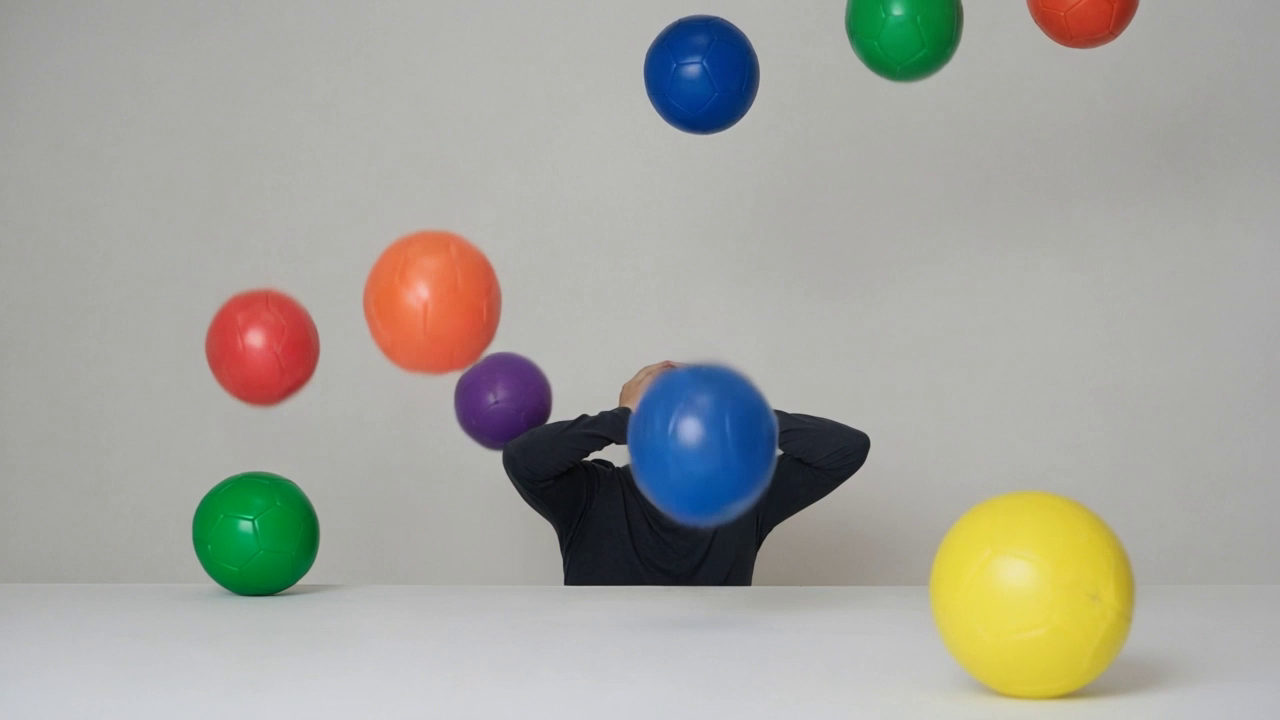
#> input picture frame 60 of vis101/segmentacao-por-cor/data/chuva-bolas-3cores.mp4, 1280 x 720 px
$ jupyter execute segmentacao_por_cor_hsv.ipynb   (shell and % lines are left out)
#> lines starting #> are read from the running program, lines starting #| are printed output that depends on the picture; after the words box and inside, x2 and y2 are one past the last pixel; in counts of white or black regions, pixels touching at a corner belong together
<div style="background-color: #f8f9fa; padding: 20px; border-radius: 10px; box-shadow: 0 4px 6px rgba(0, 0, 0, 0.1);">
  <div style="display: flex; justify-content: space-between; align-items: center;">

    <div style="text-align: right;">
<h1 style="color: #007bff; margin: 0; font-size: 24px;">Pós-Graduação em Visão Computacional</h1>
    </div>
</div>
<hr style="border: none; height: 1px; background-color: #007bff; margin: 20px 0;">
<h3 style="color: #343a40; margin: 0; font-size: 20px;"><strong>VIS101: Fundamentos da Visão Computacional</strong></h3>
<p style="color: #6c757d; margin: 5px 0 0; font-size: 14px;"><strong>Instrutor:</strong> Carlos Melo, MSc.</p>
</div>

<a href="https://colab.research.google.com/github/carlosfab/visao-computacional/blob/main/vis101/segmentacao-por-cor/segmentacao_por_cor_hsv.ipynb" target="_parent"></a>

# Segmentação por cor em vídeo

Aplicação da segmentação por faixa de cor, apresentada no notebook de espaços de cor, a um vídeo com objetos de cores distintas. O objetivo é isolar apenas as cores de interesse.

## Preparação

[cell 1]
import cv2
import numpy as np
import matplotlib.pyplot as plt

plt.rcParams.update({'figure.figsize': (10, 5), 'font.size': 12})

## Um quadro do vídeo

`CAP_PROP_POS_FRAMES` posiciona a leitura no quadro desejado. O quadro retornado é uma matriz BGR.

[cell 2]
cap = cv2.VideoCapture('data/chuva-bolas-3cores.mp4')
cap.set(cv2.CAP_PROP_POS_FRAMES, 60)
ok, frame = cap.read()
#> frame is the input picture: shape (720, 1280, 3); mean B, G, R 157.9, 164.3, 165
cap.release()

plt.imshow(cv2.cvtColor(frame, cv2.COLOR_BGR2RGB))
plt.axis('off')
plt.show()

## Segmentação de uma cor

Conversão para HSV e seleção por faixa com `cv2.inRange`. Os limites mínimos de saturação e valor excluem o fundo, de baixa saturação.

[cell 3]
hsv = cv2.cvtColor(frame, cv2.COLOR_BGR2HSV)
#> hsv: shape (720, 1280, 3); mean H, S, V 41.9, 32.2, 172.3

azul = cv2.inRange(hsv, (95, 80, 40), (130, 255, 255))
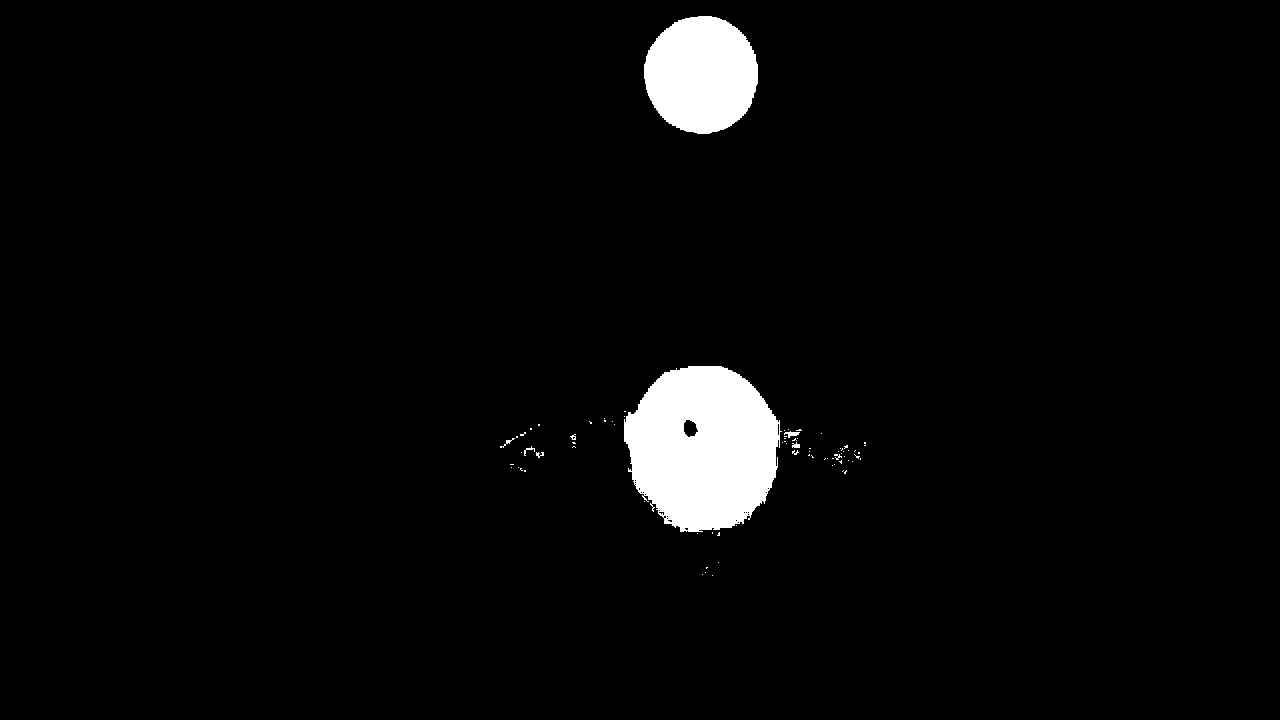
#> azul: shape (720, 1280); 3.3% white; 78 white regions (69 under 20 px), largest, box (x1, y1, x2, y2) and area: (624, 366, 782, 532) 19844, (644, 16, 758, 134) 10556, (784, 431, 800, 438) 56
plt.imshow(azul, cmap='gray')
plt.axis('off')
plt.show()

[cell 4]
res = cv2.bitwise_and(frame, frame, mask=azul)
plt.imshow(cv2.cvtColor(res, cv2.COLOR_BGR2RGB))
plt.axis('off')
plt.show()

## Múltiplas cores

Uma faixa por cor; as máscaras são combinadas com `cv2.bitwise_or`. A abertura morfológica remove ruído pontual.

[cell 5]
faixas = {
    'amarelo': ((20, 80, 80), (35, 255, 255)),
    'verde':   ((40, 60, 40), (85, 255, 255)),
    'azul':    ((95, 80, 40), (130, 255, 255)),
}

[cell 6]
mask = np.zeros(hsv.shape[:2], np.uint8)
for lo, hi in faixas.values():
    mask = cv2.bitwise_or(mask, cv2.inRange(hsv, np.array(lo), np.array(hi)))
mask = cv2.morphologyEx(mask, cv2.MORPH_OPEN, np.ones((5, 5), np.uint8))
#> mask: shape (720, 1280); 9.2% white; 5 white regions, box (x1, y1, x2, y2) and area: (930, 490, 1134, 702) 34130, (624, 366, 780, 532) 19601, (192, 472, 320, 597) 12585, (644, 16, 758, 134) 10555, (846, 0, 962, 82) 7879

seg = cv2.bitwise_and(frame, frame, mask=mask)
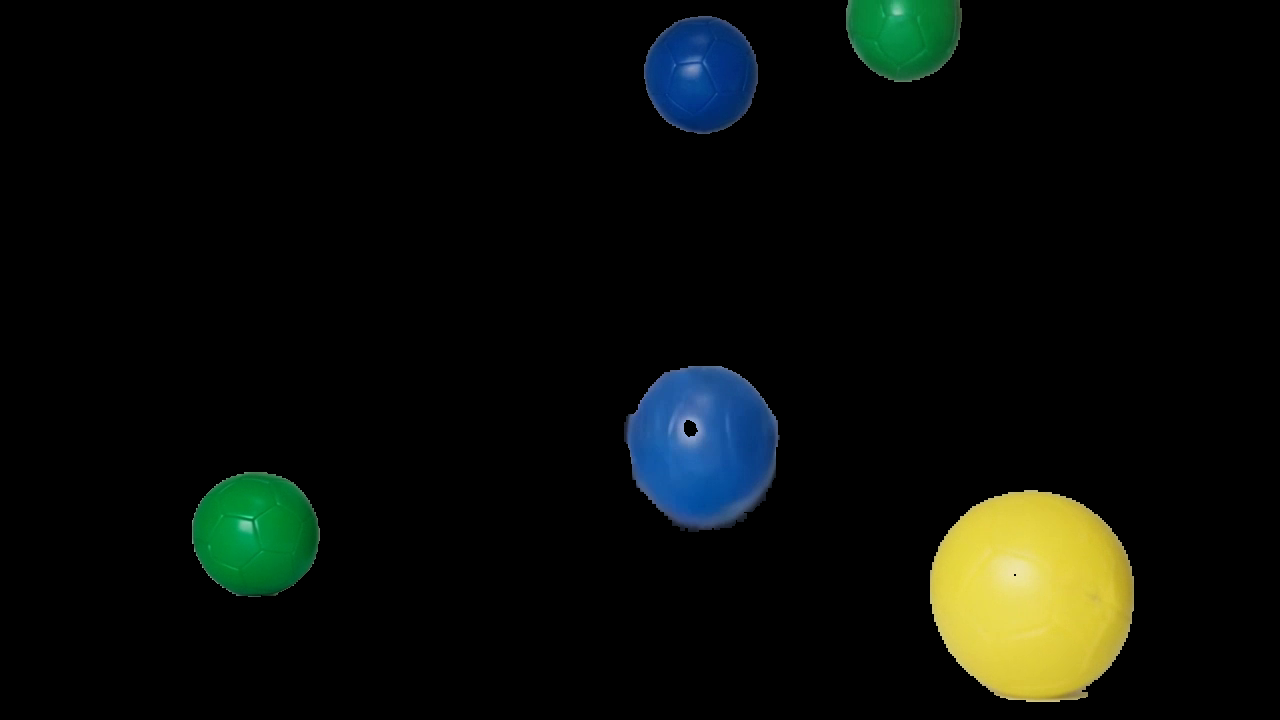
#> seg: shape (720, 1280, 3); mean B, G, R 8.6, 12.8, 9.3
plt.imshow(cv2.cvtColor(seg, cv2.COLOR_BGR2RGB))
plt.axis('off')
plt.show()

## Calibração de faixas

Os limites de uma faixa são determinados empiricamente. Com `ipywidgets`, os limites tornam-se controles deslizantes e a máscara é recalculada a cada ajuste. Exercício: determinar a faixa da bola vermelha, considerando a posição do vermelho no eixo H.

[cell 7]
try:
    from google.colab import output
    output.enable_custom_widget_manager()
except Exception:
    pass
from ipywidgets import interact

[cell 8]
def testar(h_min, h_max, s_min, v_min):
    m = cv2.inRange(hsv, (h_min, s_min, v_min), (h_max, 255, 255))
    plt.imshow(m, cmap='gray')
    plt.axis('off')
    plt.show()

interact(testar, h_min=(0, 179, 1), h_max=(0, 179, 1),
         s_min=(0, 255, 1), v_min=(0, 255, 1));
#> the sliders are set to h_min = 89, h_max = 89, s_min = 127, v_min = 127
#> in testar, `m = cv2.inRange(hsv, (h_min, s_min, v_min), (h_max, 255, 255))`: m: shape (720, 1280); every value is 0

## Aplicação ao vídeo

O procedimento é encapsulado em uma função aplicável a cada quadro.

[cell 9]
def segmentar(frame):
    hsv = cv2.cvtColor(frame, cv2.COLOR_BGR2HSV)
    m = np.zeros(hsv.shape[:2], np.uint8)
    for lo, hi in faixas.values():
        m = cv2.bitwise_or(m, cv2.inRange(hsv, np.array(lo), np.array(hi)))
    m = cv2.morphologyEx(m, cv2.MORPH_OPEN, np.ones((5, 5), np.uint8))
    return cv2.bitwise_and(frame, frame, mask=m)

[cell 10]
cap = cv2.VideoCapture('data/chuva-bolas-3cores.mp4')
quadros = []
for i in [30, 60, 90]:
    cap.set(cv2.CAP_PROP_POS_FRAMES, i)
    ok, f = cap.read()
    quadros.append(f)
#> this loop made 3 passes
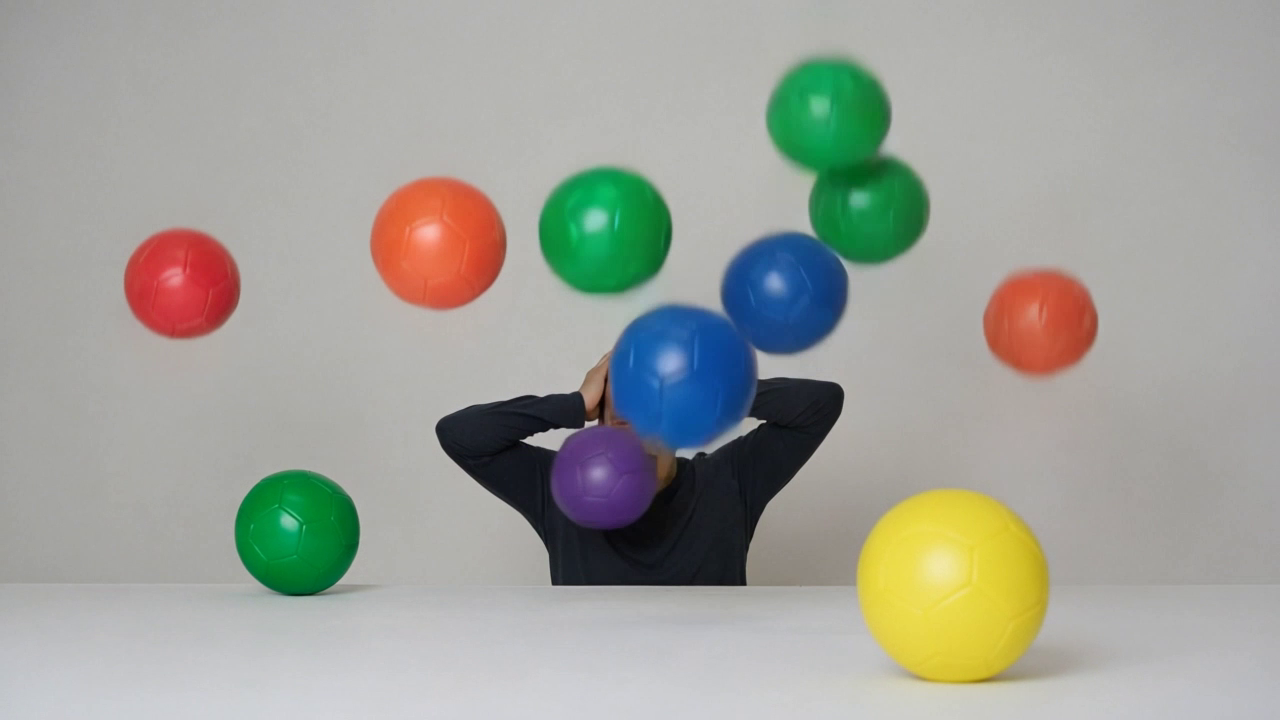
#> input picture frame 30 of vis101/segmentacao-por-cor/data/chuva-bolas-3cores.mp4, 1280 x 720 px
#> pass 3, `ok, f = cap.read()`:
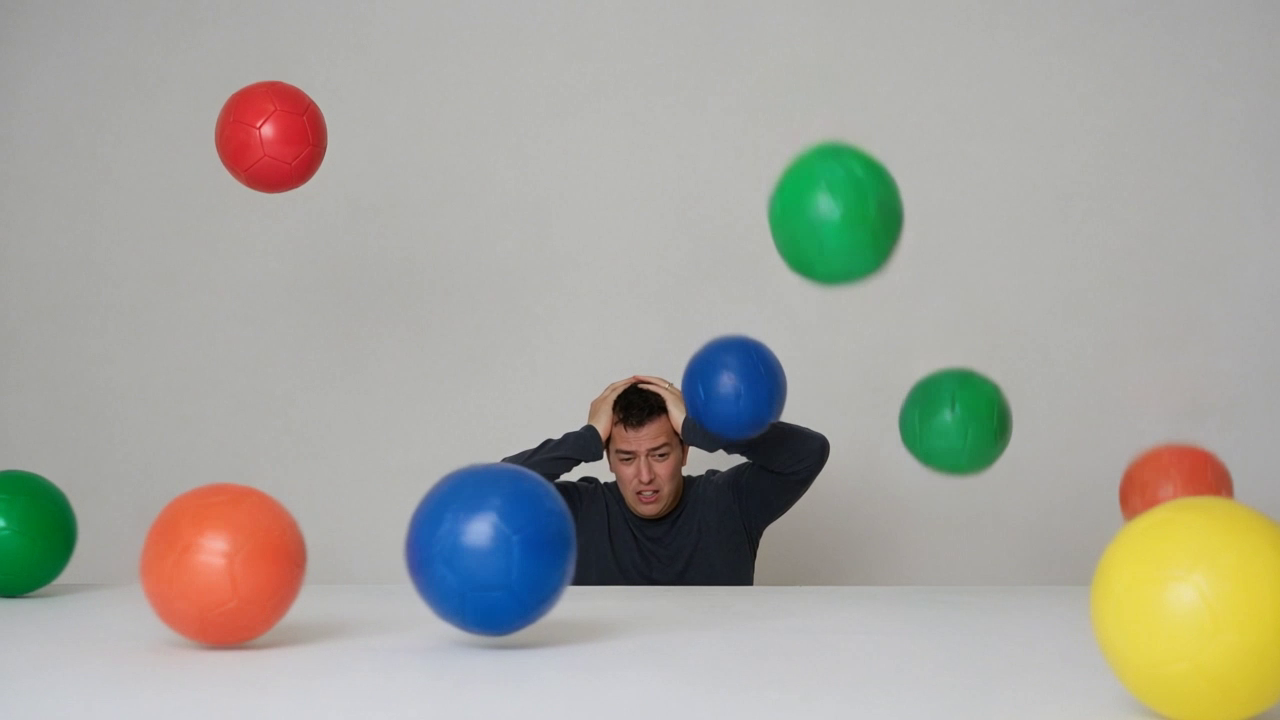
#> f: shape (720, 1280, 3); mean B, G, R 157.9, 165.3, 165.8
#> after the loop, quadros = 3 items
cap.release()

fig, axes = plt.subplots(1, 3, figsize=(15, 4))
for ax, f in zip(axes, quadros):
    ax.imshow(cv2.cvtColor(segmentar(f), cv2.COLOR_BGR2RGB))
    ax.axis('off')
plt.show()
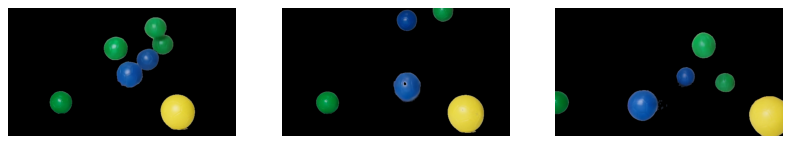
#> figure drawn by matplotlib, 3 panels

$ run again, starting later in the video
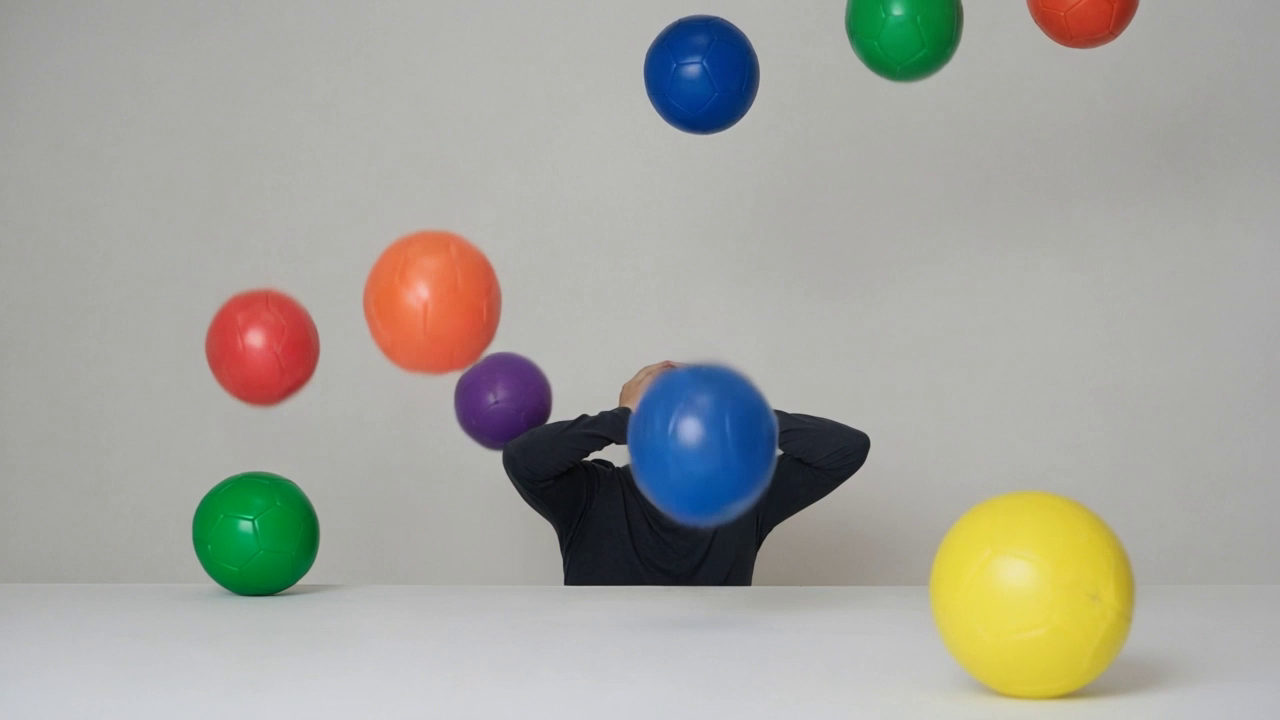
#> input picture frame 60 of vis101/segmentacao-por-cor/data/chuva-bolas-3cores.mp4, 1280 x 720 px
#> frame is the input picture: shape (720, 1280, 3); mean B, G, R 157.9, 164.3, 165
#> azul: shape (720, 1280); 3.3% white; 78 white regions (69 under 20 px), largest, box (x1, y1, x2, y2) and area: (624, 366, 782, 532) 19844, (644, 16, 758, 134) 10556, (784, 431, 800, 438) 56
#> m: shape (720, 1280); every value is 0
#> the loop `for i in [30, 60, 90]:` made 3 passes
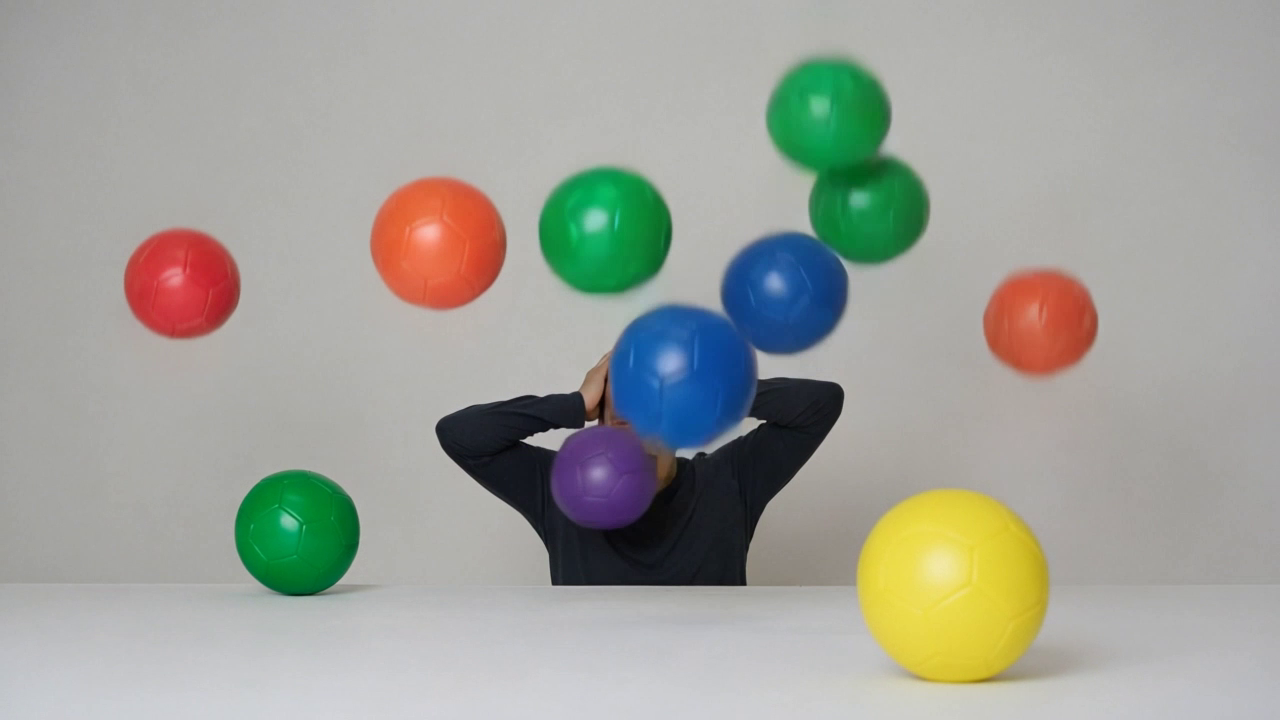
#> input picture frame 30 of vis101/segmentacao-por-cor/data/chuva-bolas-3cores.mp4, 1280 x 720 px
#> after the loop `for i in [30, 60, 90]:`: quadros = 3 items
#> the loop `for ax, f in zip(axes, quadros):` made 3 passes

$ run again, starting later in the video
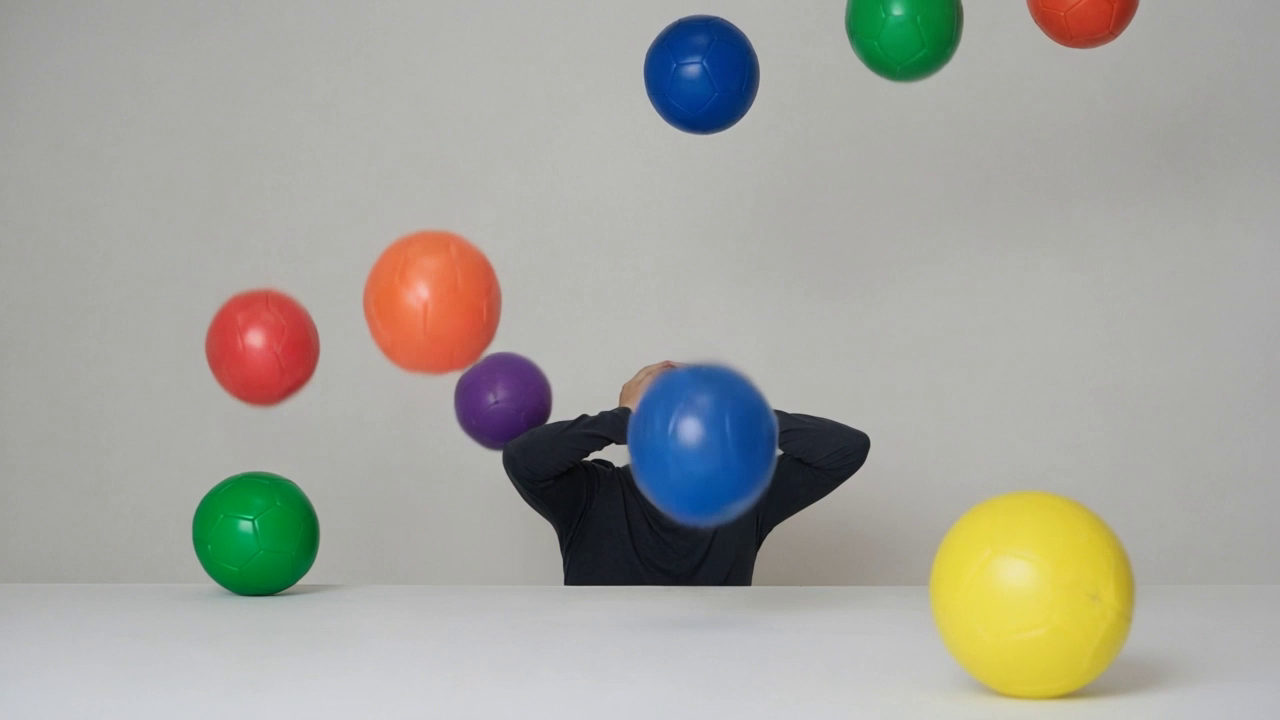
#> input picture frame 60 of vis101/segmentacao-por-cor/data/chuva-bolas-3cores.mp4, 1280 x 720 px
#> frame is the input picture: shape (720, 1280, 3); mean B, G, R 157.9, 164.3, 165
#> azul: shape (720, 1280); 3.3% white; 78 white regions (69 under 20 px), largest, box (x1, y1, x2, y2) and area: (624, 366, 782, 532) 19844, (644, 16, 758, 134) 10556, (784, 431, 800, 438) 56
#> m: shape (720, 1280); every value is 0
#> the loop `for i in [30, 60, 90]:` made 3 passes
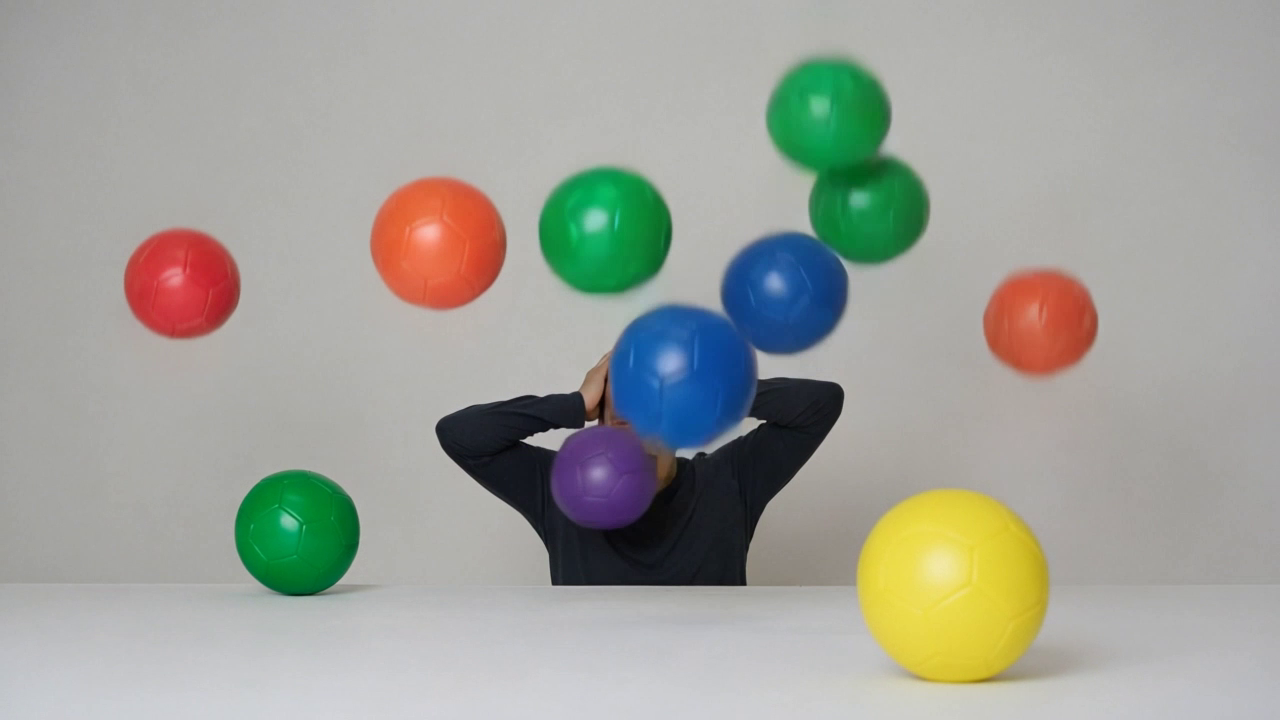
#> input picture frame 30 of vis101/segmentacao-por-cor/data/chuva-bolas-3cores.mp4, 1280 x 720 px
#> after the loop `for i in [30, 60, 90]:`: quadros = 3 items
#> the loop `for ax, f in zip(axes, quadros):` made 3 passes
